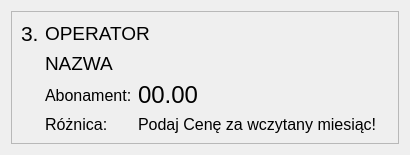
             <widget class="QWidget" name="widget_4" native="true">
              <layout class="QHBoxLayout" name="horizontalLayout_5">
               <item>
                <widget class="QFrame" name="frame_11">
                 <property name="autoFillBackground">
                  <bool>false</bool>
                 </property>
                 <property name="frameShape">
                  <enum>QFrame::StyledPanel</enum>
                 </property>
                 <property name="frameShadow">
                  <enum>QFrame::Raised</enum>
                 </property>
                 <layout class="QGridLayout" name="gridLayout_10">
                  <item row="4" column="2">
                   <widget class="QLabel" name="label_58">
                    <property name="sizePolicy">
                     <sizepolicy hsizetype="Maximum" vsizetype="Preferred">
                      <horstretch>0</horstretch>
                      <verstretch>0</verstretch>
                     </sizepolicy>
                    </property>
                    <property name="font">
                     <font>
                      <pointsize>18</pointsize>
                     </font>
                    </property>
                    <property name="frameShape">
                     <enum>QFrame::NoFrame</enum>
                    </property>
                    <property name="frameShadow">
                     <enum>QFrame::Plain</enum>
                    </property>
                    <property name="text">
                     <string>00.00</string>
                    </property>
                    <property name="scaledContents">
                     <bool>false</bool>
                    </property>
                    <property name="textInteractionFlags">
                     <set>Qt::LinksAccessibleByMouse|Qt::TextSelectableByKeyboard|Qt::TextSelectableByMouse</set>
                    </property>
                   </widget>
                  </item>
                  <item row="0" column="0">
                   <widget class="QLabel" name="label_55">
                    <property name="sizePolicy">
                     <sizepolicy hsizetype="Maximum" vsizetype="Preferred">
                      <horstretch>0</horstretch>
                      <verstretch>0</verstretch>
                     </sizepolicy>
                    </property>
                    <property name="font">
                     <font>
                      <pointsize>16</pointsize>
                     </font>
                    </property>
                    <property name="text">
                     <string>3.</string>
                    </property>
                   </widget>
                  </item>
                  <item row="0" column="1" colspan="4">
                   <widget class="QLabel" name="label_56">
                    <property name="sizePolicy">
                     <sizepolicy hsizetype="MinimumExpanding" vsizetype="Preferred">
                      <horstretch>0</horstretch>
                      <verstretch>0</verstretch>
                     </sizepolicy>
                    </property>
                    <property name="font">
                     <font>
                      <pointsize>14</pointsize>
                     </font>
                    </property>
                    <property name="text">
                     <string>OPERATOR</string>
                    </property>
                    <property name="scaledContents">
                     <bool>true</bool>
                    </property>
                    <property name="wordWrap">
                     <bool>false</bool>
                    </property>
                    <property name="openExternalLinks">
                     <bool>true</bool>
                    </property>
                    <property name="textInteractionFlags">
                     <set>Qt::LinksAccessibleByMouse|Qt::TextSelectableByKeyboard|Qt::TextSelectableByMouse</set>
                    </property>
                   </widget>
                  </item>
                  <item row="6" column="1">
                   <widget class="QLabel" name="label_57">
                    <property name="sizePolicy">
                     <sizepolicy hsizetype="Maximum" vsizetype="Preferred">
                      <horstretch>0</horstretch>
                      <verstretch>0</verstretch>
                     </sizepolicy>
                    </property>
                    <property name="font">
                     <font>
                      <pointsize>12</pointsize>
                     </font>
                    </property>
                    <property name="text">
                     <string>Różnica:</string>
                    </property>
                   </widget>
                  </item>
                  <item row="6" column="2">
                   <widget class="QLabel" name="label_59">
                    <property name="sizePolicy">
                     <sizepolicy hsizetype="Maximum" vsizetype="Preferred">
                      <horstretch>0</horstretch>
                      <verstretch>0</verstretch>
                     </sizepolicy>
                    </property>
                    <property name="font">
                     <font>
                      <pointsize>12</pointsize>
                     </font>
                    </property>
                    <property name="frameShape">
                     <enum>QFrame::NoFrame</enum>
                    </property>
                    <property name="frameShadow">
                     <enum>QFrame::Plain</enum>
                    </property>
                    <property name="text">
                     <string>Podaj Cenę za wczytany miesiąc!</string>
                    </property>
                    <property name="scaledContents">
                     <bool>false</bool>
                    </property>
                    <property name="textInteractionFlags">
                     <set>Qt::LinksAccessibleByMouse|Qt::TextSelectableByKeyboard|Qt::TextSelectableByMouse</set>
                    </property>
                   </widget>
                  </item>
                  <item row="1" column="1" colspan="4">
                   <widget class="QLabel" name="label_60">
                    <property name="sizePolicy">
                     <sizepolicy hsizetype="MinimumExpanding" vsizetype="Preferred">
                      <horstretch>0</horstretch>
                      <verstretch>0</verstretch>
                     </sizepolicy>
                    </property>
                    <property name="font">
                     <font>
                      <pointsize>14</pointsize>
                     </font>
                    </property>
                    <property name="text">
                     <string>&lt;a href=&quot;&quot;&gt;NAZWA&lt;/a&gt;</string>
                    </property>
                    <property name="scaledContents">
                     <bool>true</bool>
                    </property>
                    <property name="wordWrap">
                     <bool>false</bool>
                    </property>
                    <property name="openExternalLinks">
                     <bool>true</bool>
                    </property>
                    <property name="textInteractionFlags">
                     <set>Qt::LinksAccessibleByMouse|Qt::TextSelectableByKeyboard|Qt::TextSelectableByMouse</set>
                    </property>
                   </widget>
                  </item>
                  <item row="4" column="1">
                   <widget class="QLabel" name="label_63">
                    <property name="sizePolicy">
                     <sizepolicy hsizetype="Maximum" vsizetype="Preferred">
                      <horstretch>0</horstretch>
                      <verstretch>0</verstretch>
                     </sizepolicy>
                    </property>
                    <property name="font">
                     <font>
                      <pointsize>12</pointsize>
                     </font>
                    </property>
                    <property name="text">
                     <string>Abonament:</string>
                    </property>
                   </widget>
                  </item>
                 </layout>
                </widget>
               </item>
              </layout>
             </widget>
